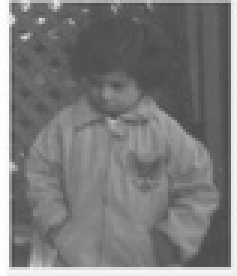
#> input picture assets/pout-dark.jpg, 79 x 92 px, shrunk from 221 x 258 before the run, given in place of Lenna.png, which was not available (shown 3 times larger)
$ python 1.py
#> lines starting #> are read from the running program, lines starting #| are printed output that depends on the picture; pictures that were not available may be replaced by others from this repository, and a replacement may not be noted
import cv2
import numpy as np
from matplotlib import pyplot as plt

img = cv2.imread('../assets/Lenna.png',0)
#> img is the input picture: shape (92, 79); min 73, max 255, mean 123.4

height, width = img.shape
#> height = 92; width = 79
print(height, width)
#| 92 79

# j = float(input('Scaling by a factor of: '))

# bilinear_img = cv2.resize(img,(0,0), fx=j,fy=j ,interpolation = cv2.INTER_LINEAR)

cv2.imshow("Resized image by factor 1", cv2.resize(img, None, fx=1, fy=1, interpolation = cv2.INTER_LINEAR))
cv2.imshow("Resized image by factor 2", cv2.resize(img,None, fx=2,fy=2, interpolation = cv2.INTER_LINEAR))
cv2.imshow("Resized image by factor 0.5", cv2.resize(img, None, fx=0.5,fy=0.5, interpolation = cv2.INTER_LINEAR))
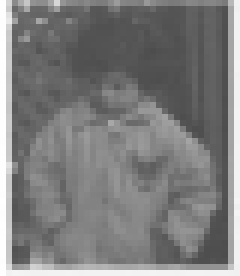
#> window 'Resized image by factor 0.5': shape (46, 40) (shown 6 times larger); min 77, max 255, mean 125

def GetBilinearPixel(imArr, posX, posY):
	out = []
	modXi = int(posX)
	modYi = int(posY)
	modXf = posX - modXi
	modYf = posY - modYi
	modXiPlusOneLim = min(modXi+1,imArr.shape[1]-1)
	modYiPlusOneLim = min(modYi+1,imArr.shape[0]-1)

	for chan in range(imArr.shape[2]):
		bl = imArr[modYi, modXi, chan]
		br = imArr[modYi, modXiPlusOneLim, chan]
		tl = imArr[modYiPlusOneLim, modXi, chan]
		tr = imArr[modYiPlusOneLim, modXiPlusOneLim, chan]
		b = modXf * br + (1. - modXf) * bl
		t = modXf * tr + (1. - modXf) * tl
		pxf = modYf * t + (1. - modYf) * b
		out.append(int(pxf+0.5))

	return out

im = cv2.imread('../assets/Lenna.png')
enlargedShape = list(map(int, [im.shape[0], im.shape[1], im.shape[2]])) #scale by 1
#> enlargedShape = [92, 79, 3]
enlargedImg = np.empty(enlargedShape, dtype=np.uint8)
rowScale = float(im.shape[0]) / float(enlargedImg.shape[0])
#> rowScale = 1
colScale = float(im.shape[1]) / float(enlargedImg.shape[1])
#> colScale = 1

for r in range(enlargedImg.shape[0]):
	for c in range(enlargedImg.shape[1]):
		orir = r * rowScale
		oric = c * colScale
		enlargedImg[r, c] = GetBilinearPixel(im, oric, orir)
cv2.imshow("Scaled Image - 1x",enlargedImg)

enlargedShape = list(map(int, [im.shape[0]*2, im.shape[1]*2, im.shape[2]])) #scale by 2
enlargedImg = np.empty(enlargedShape, dtype=np.uint8)
rowScale = float(im.shape[0]) / float(enlargedImg.shape[0])
colScale = float(im.shape[1]) / float(enlargedImg.shape[1])

for r in range(enlargedImg.shape[0]):
	for c in range(enlargedImg.shape[1]):
		orir = r * rowScale
		oric = c * colScale
		enlargedImg[r, c] = GetBilinearPixel(im, oric, orir)
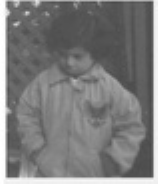
#> enlargedImg: shape (184, 158, 3); min 73, max 255, mean 123.7
cv2.imshow("Scaled Image - 2x",enlargedImg)

enlargedShape = list(map(int, [im.shape[0]*0.5, im.shape[1]*0.5, im.shape[2]])) #scale by 0.5
enlargedImg = np.empty(enlargedShape, dtype=np.uint8)
rowScale = float(im.shape[0]) / float(enlargedImg.shape[0])
colScale = float(im.shape[1]) / float(enlargedImg.shape[1])

for r in range(enlargedImg.shape[0]):
	for c in range(enlargedImg.shape[1]):
		orir = r * rowScale
		oric = c * colScale
		enlargedImg[r, c] = GetBilinearPixel(im, oric, orir)
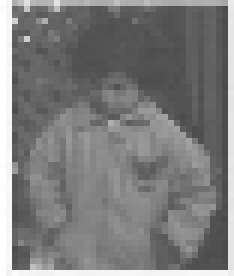
#> enlargedImg: shape (46, 39, 3) (shown 6 times larger); min 73, max 255, mean 124.1
cv2.imshow("Scaled Image - 0.5x",enlargedImg)

cv2.waitKey(0)
cv2.destroyAllWindows()
